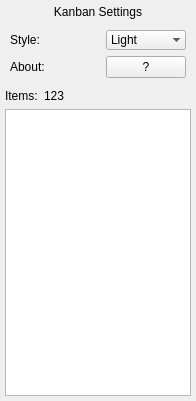
<?xml version="1.0" encoding="UTF-8"?>
<ui version="4.0">
 <class>SettingsView</class>
 <widget class="QWidget" name="SettingsView">
  <property name="geometry">
   <rect>
    <x>0</x>
    <y>0</y>
    <width>196</width>
    <height>401</height>
   </rect>
  </property>
  <property name="windowTitle">
   <string>SettingsView</string>
  </property>
  <layout class="QVBoxLayout" name="verticalLayout_2" stretch="0,0,0">
   <property name="leftMargin">
    <number>5</number>
   </property>
   <property name="topMargin">
    <number>5</number>
   </property>
   <property name="rightMargin">
    <number>5</number>
   </property>
   <property name="bottomMargin">
    <number>5</number>
   </property>
   <item>
    <widget class="QLabel" name="mKanbanSettingsTitle">
     <property name="text">
      <string>Kanban Settings</string>
     </property>
     <property name="alignment">
      <set>Qt::AlignCenter</set>
     </property>
    </widget>
   </item>
   <item>
    <layout class="QGridLayout" name="gridLayout">
     <property name="leftMargin">
      <number>5</number>
     </property>
     <property name="topMargin">
      <number>5</number>
     </property>
     <property name="rightMargin">
      <number>5</number>
     </property>
     <property name="bottomMargin">
      <number>5</number>
     </property>
     <item row="0" column="2">
      <widget class="QComboBox" name="mStyleCombobox">
       <property name="sizePolicy">
        <sizepolicy hsizetype="Preferred" vsizetype="Minimum">
         <horstretch>0</horstretch>
         <verstretch>0</verstretch>
        </sizepolicy>
       </property>
       <property name="editable">
        <bool>false</bool>
       </property>
       <property name="currentText">
        <string>Light</string>
       </property>
       <property name="currentIndex">
        <number>0</number>
       </property>
       <property name="maxCount">
        <number>10</number>
       </property>
       <property name="frame">
        <bool>false</bool>
       </property>
       <item>
        <property name="text">
         <string>Light</string>
        </property>
       </item>
       <item>
        <property name="text">
         <string>Dark</string>
        </property>
       </item>
      </widget>
     </item>
     <item row="0" column="0">
      <widget class="QLabel" name="mStyleLabel">
       <property name="text">
        <string>Style:</string>
       </property>
      </widget>
     </item>
     <item row="0" column="1">
      <spacer name="mStyleSpacer">
       <property name="orientation">
        <enum>Qt::Horizontal</enum>
       </property>
       <property name="sizeHint" stdset="0">
        <size>
         <width>40</width>
         <height>20</height>
        </size>
       </property>
      </spacer>
     </item>
     <item row="1" column="1">
      <spacer name="mAboutSpacer">
       <property name="orientation">
        <enum>Qt::Horizontal</enum>
       </property>
       <property name="sizeHint" stdset="0">
        <size>
         <width>40</width>
         <height>20</height>
        </size>
       </property>
      </spacer>
     </item>
     <item row="1" column="2">
      <widget class="QPushButton" name="mAboutButton">
       <property name="text">
        <string>?</string>
       </property>
      </widget>
     </item>
     <item row="1" column="0">
      <widget class="QLabel" name="mAboutLabel">
       <property name="text">
        <string>About:</string>
       </property>
      </widget>
     </item>
    </layout>
   </item>
   <item>
    <layout class="QVBoxLayout" name="verticalLayout">
     <item>
      <layout class="QHBoxLayout" name="horizontalLayout">
       <item>
        <widget class="QLabel" name="mItemLabel">
         <property name="sizePolicy">
          <sizepolicy hsizetype="Maximum" vsizetype="Preferred">
           <horstretch>0</horstretch>
           <verstretch>0</verstretch>
          </sizepolicy>
         </property>
         <property name="text">
          <string>Items:</string>
         </property>
        </widget>
       </item>
       <item>
        <widget class="QLabel" name="mItemCountLabel">
         <property name="text">
          <string>123</string>
         </property>
        </widget>
       </item>
      </layout>
     </item>
     <item>
      <widget class="QListView" name="mListView">
       <property name="horizontalScrollBarPolicy">
        <enum>Qt::ScrollBarAlwaysOff</enum>
       </property>
       <property name="autoScrollMargin">
        <number>0</number>
       </property>
       <property name="editTriggers">
        <set>QAbstractItemView::NoEditTriggers</set>
       </property>
       <property name="showDropIndicator" stdset="0">
        <bool>false</bool>
       </property>
       <property name="selectionMode">
        <enum>QAbstractItemView::ExtendedSelection</enum>
       </property>
       <property name="flow">
        <enum>QListView::TopToBottom</enum>
       </property>
       <property name="viewMode">
        <enum>QListView::IconMode</enum>
       </property>
       <property name="uniformItemSizes">
        <bool>true</bool>
       </property>
      </widget>
     </item>
    </layout>
   </item>
  </layout>
 </widget>
 <layoutdefault spacing="6" margin="11"/>
 <resources/>
 <connections/>
</ui>
